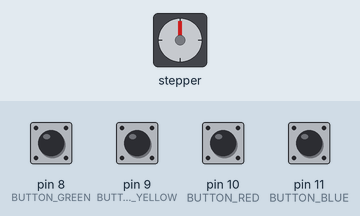
Recording of a sketch running on a simulated Arduino Uno, built with avr-gcc and run on an emulated ATmega328P. Parts: stepper motor. Wiring (inferred from the names in the program): stepper motor (2048 steps per turn assumed): coils pin 2, pin 3, pin 4, pin 5. Inputs (shaded band) come from the test bench; at power-on: pin 8 (BUTTON_GREEN), pin 9 (BUTTON_YELLOW), pin 10 (BUTTON_RED), pin 11 (BUTTON_BLUE) HIGH. Random numbers use the default seed unless the sketch sets one; what the sketch prints to the serial monitor is not drawn.

Above: at 2.3 s.
2.4 s: pin 9 (BUTTON_YELLOW) pulled LOW for 0.15 s
Timing chart, 0 to 9.9 s (numbered marks = the images above; inputs shaded):
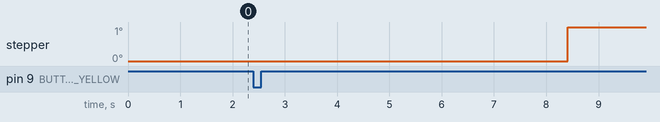

The sketch:

genius.ino
```cpp
#define LED_GREEN 2
#define LED_YELLOW 3
#define LED_RED 4
#define LED_BLUE 5
#define UNKNOWN -1

#define BUTTON_GREEN 8
#define BUTTON_YELLOW 9
#define BUTTON_RED 10
#define BUTTON_BLUE 11

#define SECOND 1000
#define HALF_SECOND 500

#define POTENCIOMETER 0

#define LEDS_LENGTH 4

int ledSteps[LEDS_LENGTH];
int currentStepProgram = 0;
int ledsCountResponse = 0;

enum statesProgram {
  READY,
  ANSWERING,
  WINNER,
  LOSER,
};

void setup() {
  Serial.begin(9600);
  setPorts();
  initApp();
}

void loop() {
  switch (currentStep()) {
    case READY:
      Serial.println("PRONTO");
      startGame();
      break;
    case ANSWERING:
      Serial.println("RESPONDENDO");
      userAnswering();
      break;
    case WINNER:
      Serial.println("VENCEDOR");
      blinkWin();
      break;
    case LOSER:
      Serial.println("PERDEDOR");
      blinkGameOver();
      break;
  }
}

void setPorts() {
  pinMode(LED_GREEN, OUTPUT);
  pinMode(LED_YELLOW, OUTPUT);
  pinMode(LED_RED, OUTPUT);
  pinMode(LED_BLUE, OUTPUT);

  pinMode(BUTTON_GREEN, INPUT_PULLUP);
  pinMode(BUTTON_YELLOW, INPUT_PULLUP);
  pinMode(BUTTON_RED, INPUT_PULLUP);
  pinMode(BUTTON_BLUE, INPUT_PULLUP);
}

void initApp() {
  randomSeed(analogRead(POTENCIOMETER));

  for (int i = 0; i < LEDS_LENGTH; i++) {
    ledSteps[i] = random(LED_GREEN, LED_BLUE + 1);
  }
}

int currentStep() {
  if (currentStepProgram <= LEDS_LENGTH) {
    if (currentStepProgram == ledsCountResponse) {
      return READY;
    }
    return ANSWERING;
  } else if (currentStepProgram == LEDS_LENGTH + 1) {
    return WINNER;
  } else {
    return LOSER;
  }
}

void startGame() {
  currentStepProgram++;
  ledsCountResponse = 0;

  if (currentStepProgram <= LEDS_LENGTH) {
    for (int i = 0; i < currentStepProgram; i++) {
      blinkLed(ledSteps[i]);
    }
  }
}

void userAnswering() {
  int response = checkButtonPressed();

  if (response == UNKNOWN) {
    return;
  }

  if (response == ledSteps[ledsCountResponse]) {
    ledsCountResponse++;
  } else {
    currentStepProgram = LEDS_LENGTH + 2;
  }
}

int blinkLed(int port) {
  digitalWrite(port, HIGH);
  delay(SECOND);
  digitalWrite(port, LOW);
  delay(HALF_SECOND);

  return port;
}

int checkButtonPressed() {
  if (digitalRead(BUTTON_GREEN) == LOW) {
    return blinkLed(LED_GREEN);
  }
  if (digitalRead(BUTTON_YELLOW) == LOW) {
    return blinkLed(LED_YELLOW);
  }
  if (digitalRead(BUTTON_RED) == LOW) {
    return blinkLed(LED_RED);
  }
  if (digitalRead(BUTTON_BLUE) == LOW) {
    return blinkLed(LED_BLUE);
  }

  return UNKNOWN;
}

void blinkWin() {
  blinkLed(LED_GREEN);
  blinkLed(LED_YELLOW);
  blinkLed(LED_RED);
  blinkLed(LED_BLUE);
  delay(HALF_SECOND);
}

void blinkGameOver() {
  digitalWrite(LED_GREEN, HIGH);
  digitalWrite(LED_YELLOW, HIGH);
  digitalWrite(LED_RED, HIGH);
  digitalWrite(LED_BLUE, HIGH);
  delay(SECOND);

  digitalWrite(LED_GREEN, LOW);
  digitalWrite(LED_YELLOW, LOW);
  digitalWrite(LED_RED, LOW);
  digitalWrite(LED_BLUE, LOW);
  delay(HALF_SECOND);
}
```
